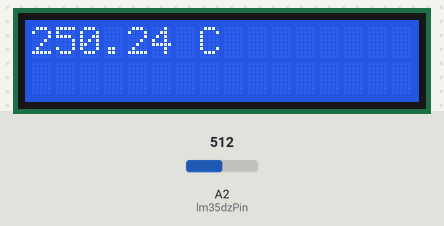
A sketch run on a simulated Arduino Uno, built with avr-gcc and run on an emulated ATmega328P. On the bench: 16×2 character LCD. The test bench sets the inputs (shaded band); at power-on: A2 (lm35dzPin) = 512. What the sketch prints to the serial monitor is not drawn.

Above: at 1.2 s.
1.3 s: A2 (lm35dzPin) set to 716
At 2.6 s:
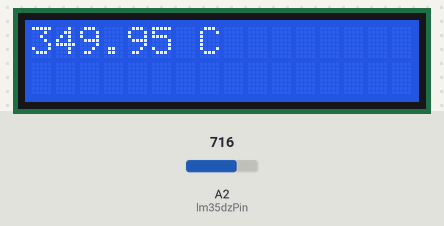
7.3 s: A2 (lm35dzPin) set to 900
At 8.5 s:
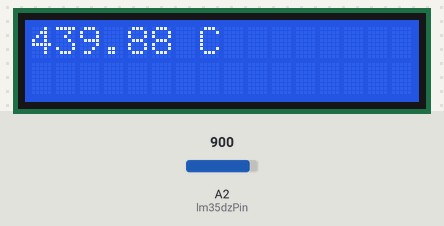
11.6 s: A2 (lm35dzPin) set to 1023
At 12.5 s:
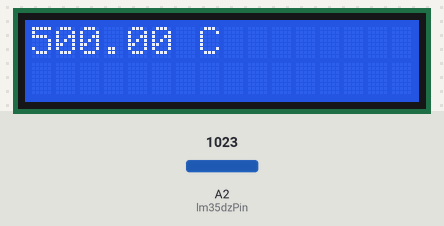
Timing chart, 0 to 14.6 s (numbered marks = the images above; inputs shaded):
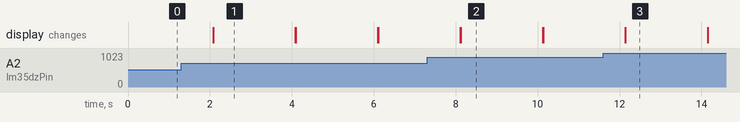

The sketch:

lm35dz_sensor.ino
```cpp
/* lm35dz_sensor.ino
  __  _       _      ___   ___  _  _    __
 / / | | __ _| |__  ( _ ) / _ \| || |   \ \
/ /  | |/ _` | '_ \ / _ \| | | | || |_   \ \
\ \  | | (_| | |_) | (_) | |_| |__   _|  / /
 \_\ |_|\__,_|_.__/ \___/ \___/   |_|   /_/

*/

#include <Wire.h>
#include <LiquidCrystal_I2C.h>

float lm35dzTempReading(int lm35dzSensorPin);

const int lm35dzPin = A2;

float lm35dzTemp;

//LCD screen
LiquidCrystal_I2C lcd(0x27,2,1,0,4,5,6,7,3, POSITIVE);

void setup()
{
	Wire.begin();
	Serial.begin(9600);
	lcd.begin(16, 2);

}

void loop()
{
	lm35dzTemp = lm35dzTempReading(lm35dzPin);

	// Escrita na tela LCD
	lcd.setCursor(0, 0);
	lcd.print(lm35dzTemp);
	lcd.print(" C");

	//Escrita no monitor serial
	Serial.print(lm35dzTemp);
	Serial.println(" C");

	delay(2000);

	lcd.clear();
}

float lm35dzTempReading(int lm35dzSensorPin)
{
	/*
	O arduino fornece 5v em seu pino de potencia e possui uma resolucao de 10bits,
	ou seja 1024 pontos, para saber o valor da temperatura devemos calcular o intervalo
	de voltagem que o arduino e capaz de ler e converter cada 10 milivolts para 1 C
	*/

	float temperature = (static_cast<float>(analogRead(lm35dzSensorPin))*5/(1023))/0.01;
	return temperature;
}
```

Measured:
- after the input at 1.3 s, the display: first differs from a run without the input after 0.79 s (image 1)
- after the input at 7.3 s, the display: first differs from a run without the input after 0.82 s (image 2)
- after the input at 11.6 s, the display: first differs from a run without the input after 0.55 s (image 3)
- what the display in image 1 shows lasts 2.0 s, from 2.1 s to 4.1 s
